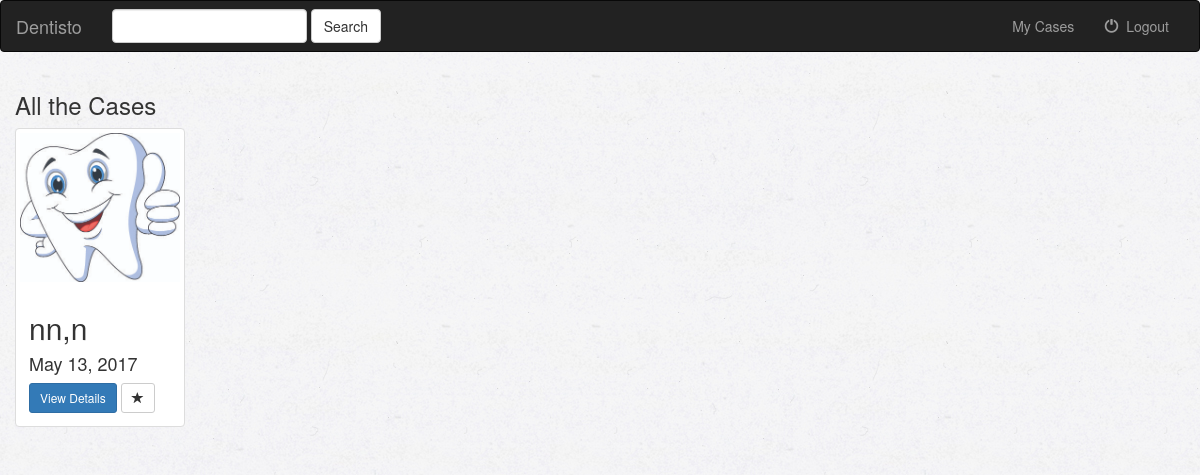
The page /cases/ (signed in) on the database as committed earlier.
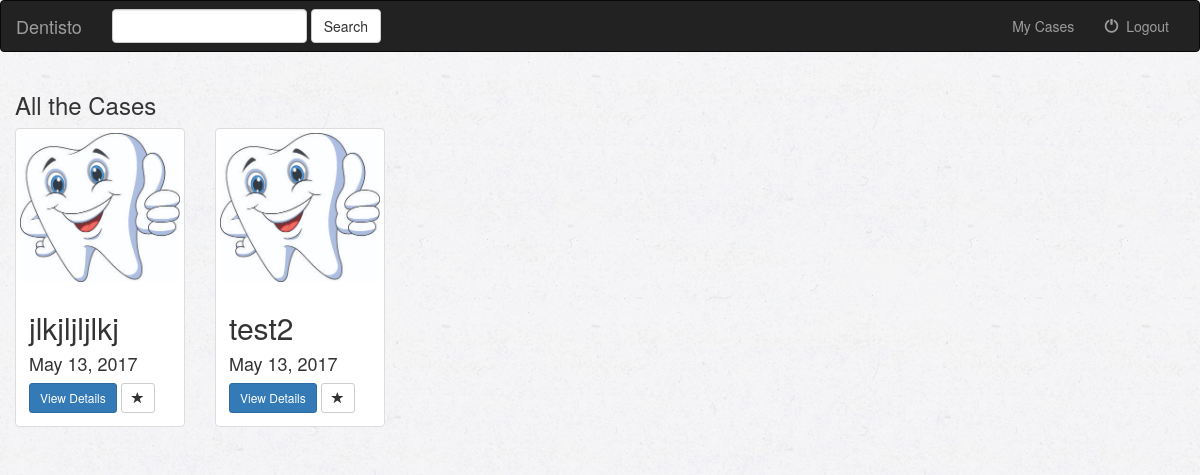
The same page on the database as committed later.
### cases/models.py (models this page shows, shortened)
class Cases(models.Model):
    description = models.CharField(max_length=1000)
    owner = models.CharField(max_length=20)
    case_typ = models.CharField(max_length=1000)
    date_added = models.DateField(default=datetime.datetime.now())

### cases/views.py (the view)
def index(request):
    if not request.user.is_authenticated():
        return render(request, 'cases/login.html')
    else:
        cases = Cases.objects.all()
        searchCase = Cases.objects.all()
        query = request.GET.get("q")
        if query:
            cases = cases.filter(
                Q(case_typ__icontains=query) |
                Q(description__icontains=query)
            ).distinct()
            searchCase = searchCase.filter(
                Q(date_added__icontains=query)
            ).distinct()
            return render(request, 'cases/index.html', {
                'cases': cases,
                'searchCase': searchCase,
            })
        else:
            return render(request, 'cases/index.html', {'cases': cases})

### cases/templates/cases/index.html (shortened to what this page needs)
{% extends 'cases/base.html' %}
{% block body %}
<div class="cases-container container-fluid">
    <div class="row">
        <div class="col-sm-12">
            <h3>All the Cases</h3>
        </div>
        {% if cases %}
            {% for case in cases %}
                <div class="col-sm-4 col-lg-2">
                    <div class="thumbnail">
                        <a href="{% url 'cases:detail' case.id%}">
                            <img src="../../static/cases/images/d.jpg" class="img-responsive">
                        </a>
                        <div class="caption">
                            <h2>{{ case.case_typ }}</h2>
                            <h4>{{ case.date_added }}</h4>
                            <a href="{% url 'cases:detail' case.id %}" class="btn btn-primary btn-sm" role="button">View Details</a>
                            <a href="" class="btn btn-default btn-sm btn-favorite" role="button">
                                <span class="glyphicon glyphicon-star "></span>
                            </a>
                        </div>
                    </div>
                </div>
            {% endfor %}
        {% endif %}
    </div>
</div>
{% endblock %}

Rows that differ between the two databases and show on the page:
removed Cases: case_typ "nn,n", date_added "May 13, 2017"
added Cases: case_typ "jlkjljljlkj", date_added "May 13, 2017"
added Cases: case_typ "test2", date_added "May 13, 2017"
